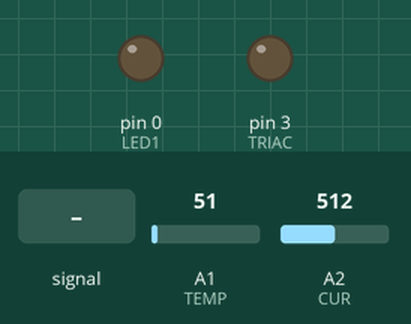
Simulated run of this sketch. Board: Arduino Uno, built with avr-gcc and run on an emulated ATmega328P. Shown: output pins drawn as LEDs (lit = HIGH). The test bench sets the inputs (shaded band); at power-on: A2 (CUR) = 512, A1 (TEMP) = 51.

Above: at 2.0 s.
2.1 s: A2 (CUR) fed a 200 Hz sine of ±81 counts around its level
At 4.3 s:
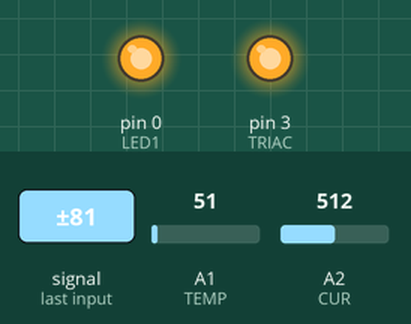
4.6 s: A2 (CUR) set to 686
7.6 s: A2 (CUR) set to 707
At 10.4 s:
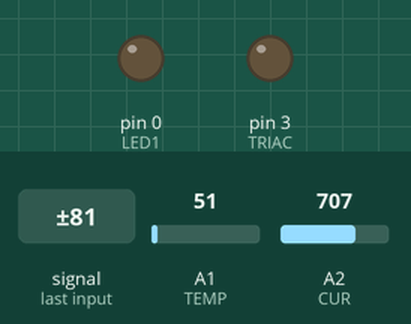
10.6 s: A2 (CUR) set to 756
12.1 s: A2 (CUR) set to 775
At 12.4 s:
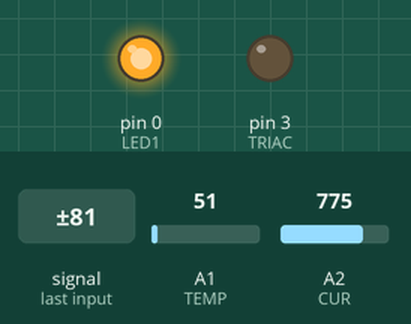
Timing chart, 0 to 15.1 s (numbered marks = the images above; inputs shaded):
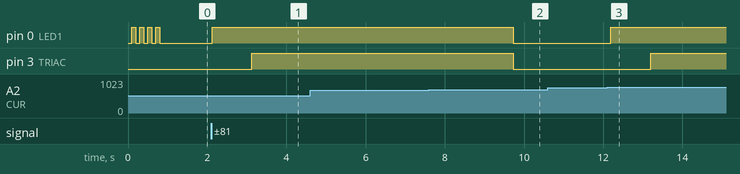

Measured:
- the behaviour switches between 693 and 694 on A2 (CUR) (found by bisection; images 1 and 2)
- the behaviour switches between 768 and 769 on A2 (CUR) (found by bisection; images 2 and 3)
- after the input at 2.1 s, pin 0 (LED1): LOW → HIGH at once; pin 3 (TRIAC): LOW → HIGH after 1.0 s
- after the input at 4.6 s, every drawn part: stays the same
- after the input at 7.6 s, pin 0 (LED1), pin 3 (TRIAC): HIGH → LOW after 2.1 s
- after the input at 10.6 s, every drawn part: stays the same
- after the input at 12.1 s, pin 0 (LED1): LOW → HIGH after 0.09 s; pin 3 (TRIAC): LOW → HIGH after 1.1 s

The sketch:

extracticon_tiny.ino
```cpp
#define LED1 0 //pin 5
//#define LED2 2 //pin 7 - problem with v1, wasn't connected
#define TEMP A1 //pin 7
#define CUR A2 //pin 3
#define TRIAC 3 //pin 2
#define TEMP_HIGH 60
#define ON_DELAY 1000

//just looked at the numbers and guessed - not in real units
#define thresh 10000
//turn off after 2 second
#define off_delay 2000


unsigned long time = 0;

void setup()
{
  pinMode(LED1,OUTPUT);
  pinMode(TRIAC,OUTPUT);
  digitalWrite(TRIAC,LOW);
  digitalWrite(LED1,HIGH);
  for( int i = 0; i < 4; i ++)
  {
      digitalWrite(LED1,LOW);
      delay(100);
      digitalWrite(LED1,HIGH);
      delay(100);
  }
  digitalWrite(LED1,LOW);
  //Serial.begin(9600);

}

void loop()
{
  int sample;
  int offset = 512;

  double accum = 0;
  for( int i =0; i< 250; i++)
  {
    sample = analogRead(CUR) - offset;
    accum = accum + sample * sample;
  }

  int rawvoltage= analogRead(TEMP);
  float celcius= (rawvoltage/1024.0) * 500 - 273.15;

  //safety temp
  if(celcius > TEMP_HIGH)
  {
     digitalWrite(TRIAC,LOW);
     digitalWrite(LED1,LOW);
  }
  else
  {
      if(accum > thresh)
      {
         digitalWrite(LED1,HIGH);
         //delay to avoid blowing fuses
         delay(ON_DELAY);
         digitalWrite(TRIAC,HIGH);
         time = millis();
        //Serial.println("on");
      }
      else if(millis() > time + off_delay)
      {
        digitalWrite(LED1,LOW);
        digitalWrite(TRIAC,LOW);
        //Serial.println("off");
      }
  }
  delay(100);
}
```
